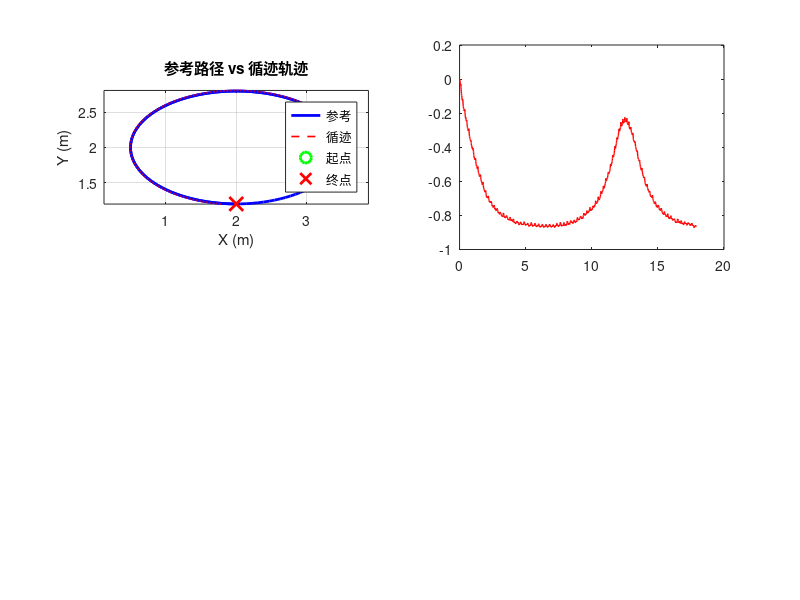

Write MATLAB code to recreate this figure. (Note: this script raises an error after producing the figure.)
function line_following_pid(ref_path)
%LINE_FOLLOWING_PID  红外传感器 PID 循迹仿真
%   模拟 5 路 TCRT5000 红外传感器检测黑线, PID 差速纠偏
%   输入: ref_path [x, y, theta] 参考路径 (来自 Hybrid A*)

if nargin < 1                                           % 无输入时使用默认椭圆形路径
    t = linspace(0, 3.5*pi, 200);                       % 参数 t: 0~3.5π, 200 点
    ref_path = [2 + 1.5*cos(t)', 2 + 0.8*sin(t)', ...
                atan2(0.8*cos(t), -1.5*sin(t))'];       % [x, y, theta] 椭圆路径
end

%% ==================== 1. 参数设置 ====================
r_wheel = 0.075;                % 车轮半径 [m]
L_base  = 0.52;                 % 轮距 [m]
v_nom   = 0.3;                  % 标称行驶速度 [m/s]

n_sensors  = 5;                 % 红外传感器数量
sensor_spacing = 0.04;          % 传感器间距 [m]
sensor_offsets = (-2:2) * sensor_spacing;  % 各传感器横向偏移: [-0.08, -0.04, 0, 0.04, 0.08] m
line_width = 0.03;              % 黑线检测宽度 [m]

Kp = 3.0;                       % 循迹 PID 比例增益
Ki = 0.08;                      % 循迹 PID 积分增益
Kd = 1.0;                       % 循迹 PID 微分增益

dt       = 0.01;                % 仿真步长 [s]
max_time = 80;                  % 最大仿真时长 [s]

%% ==================== 2. 路径预处理 ====================
ref_x = ref_path(:, 1);         % 参考路径 x 坐标序列
ref_y = ref_path(:, 2);         % 参考路径 y 坐标序列
n_ref = size(ref_path, 1);      % 参考路径点数
path_len = sum(hypot(diff(ref_x), diff(ref_y)));  % 路径总长度 [m]

fprintf('\n========== PID 循迹仿真 ==========\n');
fprintf('参考路径: %d 点, %.2f m\n', n_ref, path_len);

%% ==================== 3. 仿真主循环 ====================
n_steps = ceil(max_time / dt);  % 最大仿真步数
log = zeros(n_steps, 7);        % 日志: [t, x, y, theta, v, omega, lat_err]

x = ref_x(1);                   % 初始 x [m]
y = ref_y(1);                   % 初始 y [m]
theta = ref_path(1, 3);         % 初始航向角 [rad]
e_int = 0;                      % 积分项初值
e_prev = 0;                     % 上一时刻偏移量

for k = 1:n_steps
    t_now = (k-1) * dt;         % 当前仿真时间 [s]

    % --- 3.1 传感器检测 (阵列位于车体前方 80mm) ---
    fwd = 0.08;                 % 传感器阵列前向安装距离 [m]
    % 各传感器在全局坐标系中的位置: 车体中心前移 + 横向偏移
    sx = x + fwd*cos(theta) + sensor_offsets * cos(theta + pi/2);
    sy = y + fwd*sin(theta) + sensor_offsets * sin(theta + pi/2);

    % 逐传感器判断是否检测到黑线 (距参考路径小于线宽)
    sensor_state = zeros(1, n_sensors);
    for s = 1:n_sensors
        d = point_to_path(sx(s), sy(s), ref_x, ref_y);  % 传感器到参考路径的最短距离
        if d < line_width
            sensor_state(s) = 1;    % 1 表示检测到黑线
        end
    end

    % --- 3.2 偏移量计算 ---
    % 传感器权重: 左侧负, 中间零, 右侧正
    weights = -4:2:4;
    active = find(sensor_state == 1);    % 检测到黑线的传感器编号

    if ~isempty(active)
        offset = mean(weights(active));  % 加权平均偏移量
    else
        offset = e_prev * 1.5;           % 丢线时外推, 加大纠偏力矩使车体回到可检测区域
    end

    % 实际横向误差 (评估用, 计算到参考路径最近点的法向距离)
    [~, min_i] = min((ref_x - x).^2 + (ref_y - y).^2);  % 找参考路径最近点索引
    tang = ref_path(min_i, 3);           % 该点的切线方向
    lat_err = -(x - ref_x(min_i))*sin(tang) + (y - ref_y(min_i))*cos(tang);  % 横向误差 [m]

    % --- 3.3 PID 控制 ---
    e_int = e_int + offset * dt;         % 积分累加
    e_int = max(-2, min(2, e_int));      % 积分抗饱和: 限幅 ±2
    e_der = (offset - e_prev) / dt;      % 微分项
    e_prev = offset;                     % 更新上一拍偏移量

    omega = Kp * offset + Ki * e_int + Kd * e_der;  % PID 输出角速度 [rad/s]
    omega = max(-1.5, min(1.5, omega));  % 角速度限幅 ±1.5 rad/s

    % --- 3.4 差速运动学更新 ---
    x     = x + v_nom * cos(theta) * dt; % x 方向位置更新
    y     = y + v_nom * sin(theta) * dt; % y 方向位置更新
    theta = theta + omega * dt;          % 航向角更新
    theta = atan2(sin(theta), cos(theta));  % 航向角归一化到 [-π, π]

    log(k, :) = [t_now, x, y, theta, v_nom, omega, lat_err];  % 记录当前步数据

    % --- 3.5 到达终点判断 ---
    if hypot(x - ref_x(end), y - ref_y(end)) < 0.2  % 距终点小于 0.2m
        fprintf('到达终点! t = %.1f s\n', t_now);
        log = log(1:k, :);              % 截断日志
        break;
    end
end

%% ==================== 4. 性能指标计算 ====================
rms_err  = sqrt(mean(log(:,7).^2));     % 横向误差 RMS [m]
max_err  = max(abs(log(:,7)));          % 最大横向误差 [m]
final_t  = log(end, 1);                 % 仿真实际耗时 [s]

fprintf('RMS 横向误差:  %.4f m (%.1f cm)\n', rms_err, rms_err*100);
fprintf('最大横向误差:  %.4f m (%.1f cm)\n', max_err, max_err*100);
fprintf('仿真时长:      %.1f s\n', final_t);

%% ==================== 5. 结果可视化 ====================
figure('Color', 'w', 'Position', [50, 80, 1200, 500]);  % 创建图形窗口

subplot(2, 2, 1);                       % 子图1: XY 轨迹对比
plot(ref_x, ref_y, 'b-', 'LineWidth', 2); hold on;  % 参考路径 (蓝色实线)
plot(log(:,2), log(:,3), 'r--', 'LineWidth', 1.2);  % 实际轨迹 (红色虚线)
plot(ref_x(1), ref_y(1), 'go', 'MarkerSize', 10, 'LineWidth', 2);  % 起点 (绿色圆点)
plot(ref_x(end), ref_y(end), 'rx', 'MarkerSize', 10, 'LineWidth', 2);  % 终点 (红色叉号)
grid on; axis equal;                    % 网格 + 等比例坐标
xlabel('X (m)'); ylabel('Y (m)');
title('参考路径 vs 循迹轨迹');
legend('参考', '循迹', '起点', '终点', 'Location', 'best');

subplot(2, 2, 2);                       % 子图2: 横向误差曲线
plot(log(:,1), log(:,7)*100, 'r-', 'LineWidth', 1); hold on;  % 误差曲线 [cm]
yline( rms_err*100, 'b--', sprintf('RMS=%.1fcm', rms_err*100));  % RMS 线
yline(-rms_err*100, 'b--');             % -RMS 线
yline( line_width*100, 'g:');           % 线宽上界
yline(-line_width*100, 'g:');           % 线宽下界
grid on; xlabel('时间 (s)'); ylabel('误差 (cm)');
title('循迹横向误差');

subplot(2, 2, 3);                       % 子图3: 纠偏角速度
plot(log(:,1), log(:,6), 'r-', 'LineWidth', 1);  % 角速度指令曲线
grid on; xlabel('时间 (s)'); ylabel('\omega (rad/s)');
title('纠偏角速度');

subplot(2, 2, 4);                       % 子图4: 传感器布局示意图
hold on; grid on; axis equal;
rectangle('Position', [-0.10,-0.06,0.20,0.12], 'Curvature', 0.2, ...
          'EdgeColor', 'b', 'LineWidth', 2);  % 车体外轮廓
for s = 1:n_sensors
    plot(sensor_offsets(s), 0.06, 'rs', 'MarkerSize', 12, 'MarkerFaceColor', 'r');  % 传感器位置
end
plot([-0.08, 0.08], [0.06, 0.06], 'k-', 'LineWidth', 3);  % 黑线 (粗黑实线)
xlabel('横向 (m)'); ylabel('纵向 (m)');
title('5路红外传感器布局');

saveas(gcf, 'line_following_result.png');  % 保存综合结果图
fprintf('已保存: line_following_result.png\n');

% 单独保存传感器布局图 (论文插图用)
fig2 = figure('Color', 'w', 'Position', [200, 200, 350, 280]);
hold on; grid on; axis equal;
rectangle('Position', [-0.10,-0.06,0.20,0.12], 'Curvature', 0.2, ...
          'EdgeColor', 'b', 'LineWidth', 2);  % 车体外轮廓
for s = 1:n_sensors
    plot(sensor_offsets(s), 0.06, 'rs', 'MarkerSize', 12, 'MarkerFaceColor', 'r');  % 传感器位置
end
plot([-0.08, 0.08], [0.06, 0.06], 'k-', 'LineWidth', 3);  % 黑线
xlabel('横向 (m)'); ylabel('纵向 (m)');
title('5路红外传感器布局');
saveas(fig2, 'sensor_layout.png');      % 保存传感器布局图
fprintf('已保存: sensor_layout.png\n');
end

%% ======================== 辅助函数 ========================
% 点到多段线的最短距离, 用于判断传感器是否落在黑线上
function d = point_to_path(px, py, path_x, path_y)
    d = inf;                            % 初始化为无穷大
    n = length(path_x);                 % 路径点数
    for i = 1:n-1                       % 遍历每一段线段
        ax = path_x(i);   ay = path_y(i);      % 线段起点
        bx = path_x(i+1); by = path_y(i+1);    % 线段终点
        abx = bx-ax;  aby = by-ay;             % 线段向量
        apx = px-ax;  apy = py-ay;             % 点到起点的向量
        ab2 = abx^2 + aby^2;                   % 线段长度的平方
        if ab2 < 1e-10                         % 线段极短时
            t = 0;                              % 投影参数取 0
        else
            t = max(0, min(1, (apx*abx+apy*aby)/ab2));  % 投影参数, 限制在 [0,1]
        end
        cx = ax + t*abx;                       % 投影点 x
        cy = ay + t*aby;                       % 投影点 y
        d = min(d, hypot(px-cx, py-cy));       % 更新最短距离
    end
end
